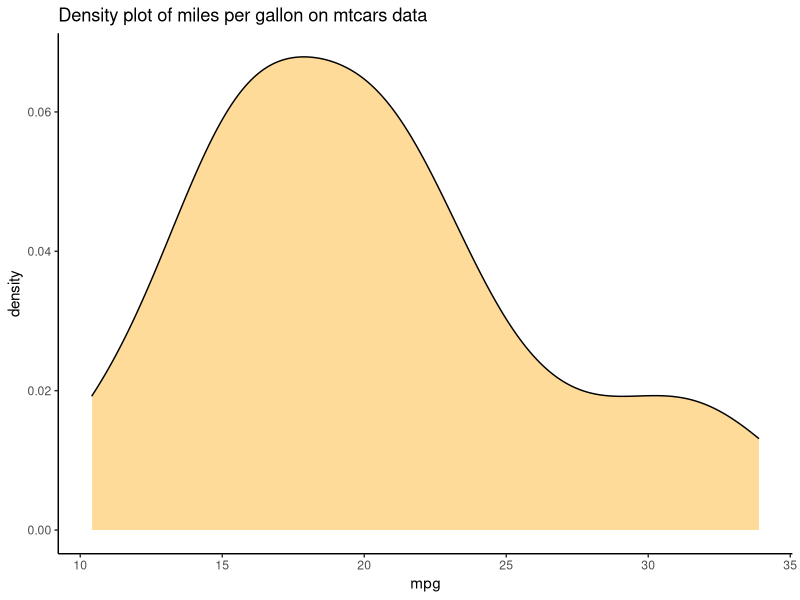
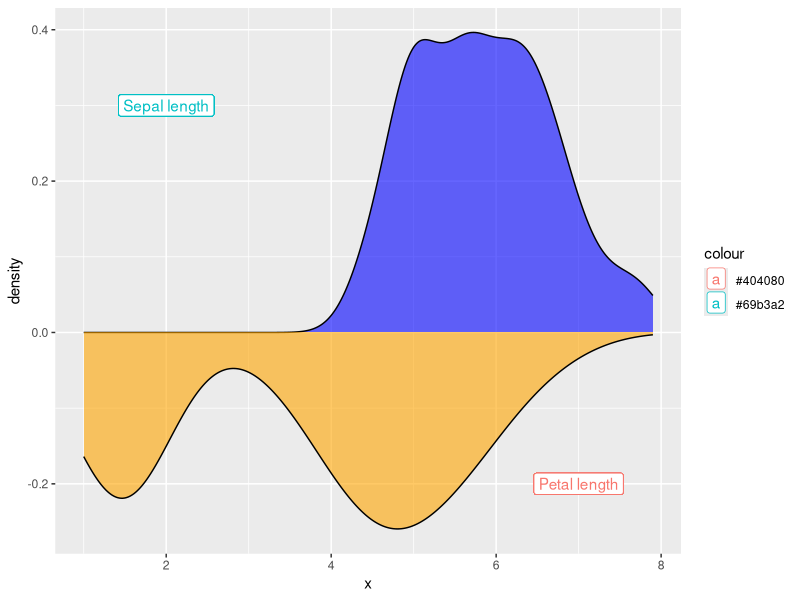
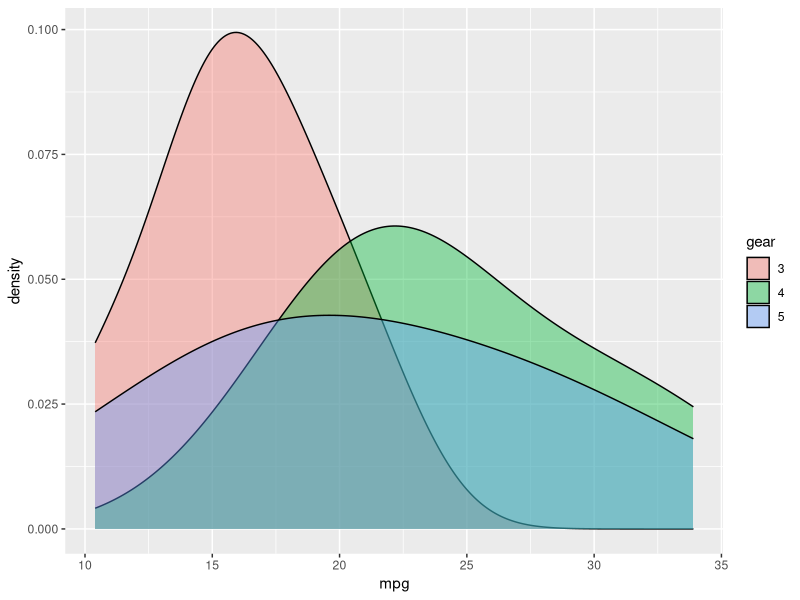

Reproduce these figures in R, in order. (Note: this script raises an error after producing the figures.)

# load library
library(tidyverse)
library(RColorBrewer)
# load data
# we will use mtcars and iris database for this purpose
data(mtcars)
data(iris)

# inspecting data and structure
head(mtcars, 5)
tail(mtcars, 5)
str(mtcars)


# a density plot plots one continuous variables as dots or points
# geom_density() is used for density plot
# Density plots are smoothed histograms 
# a probability is set to the values along the x axis, 
# the probability is between (+1 and -1) 
# the probability indicates the chance of having the value
# peak can be considered as mean as in a normal distribution, 
# mean is the most occurring. 

# demonstrates the distribution of variables and groups
# color and transparency allows to take a look at 

ggplot(data = mtcars, aes(x= mpg))+
        geom_density(fill= "orange", color= "black",alpha= 0.4)+
        ggtitle("Density plot of miles per gallon on mtcars data")+
        theme_classic()


# 
#two variables can be plotted together if the unit is same 

ggplot(data = iris, aes(x=x))+
        geom_density( 
                     aes(x= Sepal.Length, y= ..density..), 
                     fill= "blue", alpha= 0.6)+
        geom_label(aes(x= 2, y= 0.3, label= "Sepal length", color= "#69b3a2"))+
        geom_density( 
                aes(x= Petal.Length, y= -..density..), 
                fill= "orange", alpha= 0.6)+
        geom_label(aes(x= 7, y= -0.2, label= "Petal length", color= "#404080"))
        

# multiple density charts
# density chart is plotted based on factor variable separeatd by color

mtcars$gear<- as.factor(mtcars$gear)

ggplot(data = mtcars, aes(x=mpg, group = gear, fill= gear ))+
        geom_density(adjust= 1.5,alpha= 0.4)




text<- levels(mtcars$gear)
x_axis<- c(18,25,27)
y_axis<- c(0.08,0.06,0.25)

class(c)

annot_text<- rbind.data.frame(text, x_axis,y_axis)

# adding text to the plot
# text indicates the name of the colored layers 

ggplot(data = mtcars, aes(x=mpg, group = gear, fill= gear ))+
        geom_density(adjust= 1.5,alpha= 0.4)+
        geom_text(data = annot_text, aes(x=x_axis, y=y_axis, 
                  label= text, color= text), hjust= 0, size= 4.5)


# facet
# plots density curve bases on factor as separate plot

ggplot(data = mtcars, aes(x=mpg, group = gear, fill= gear ))+
        geom_density(adjust= 1.5,alpha= 0.4)+
        facet_grid(~gear)

# stacked
# plots density curve bases on factor and are stacked one above another

ggplot(data = mtcars, aes(x=mpg, group = gear, fill= gear ))+
        geom_density(adjust= 1.5,alpha= 0.4, position = "fill")















